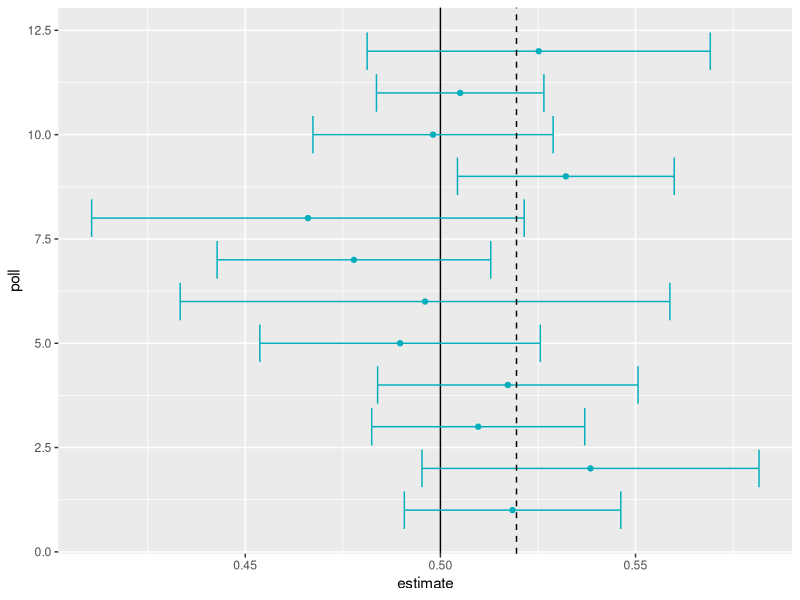
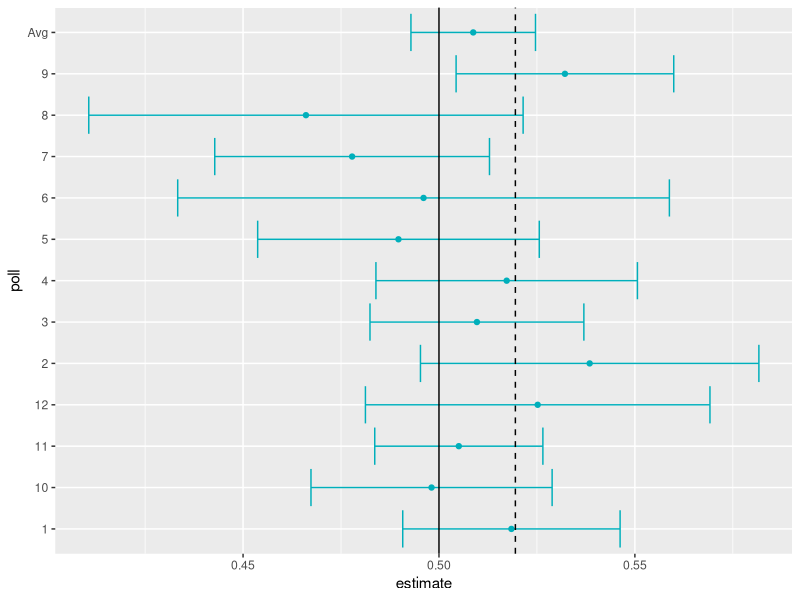
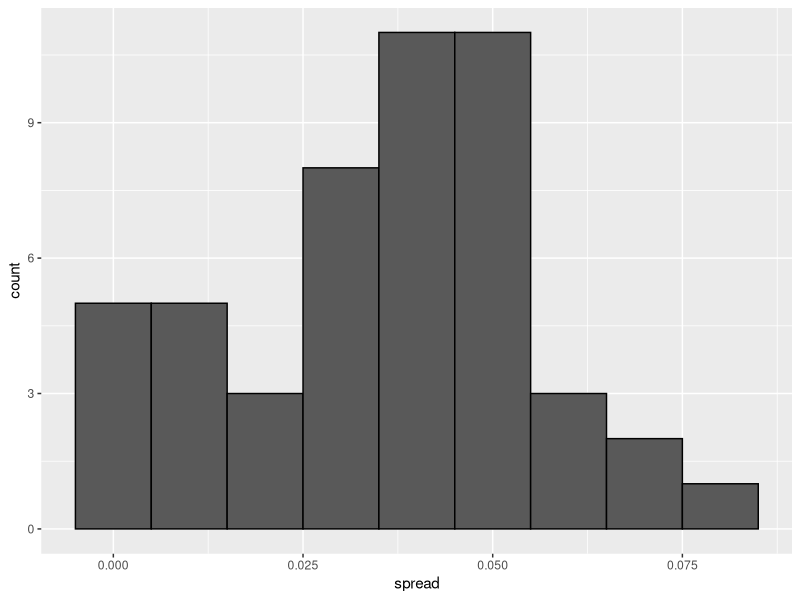
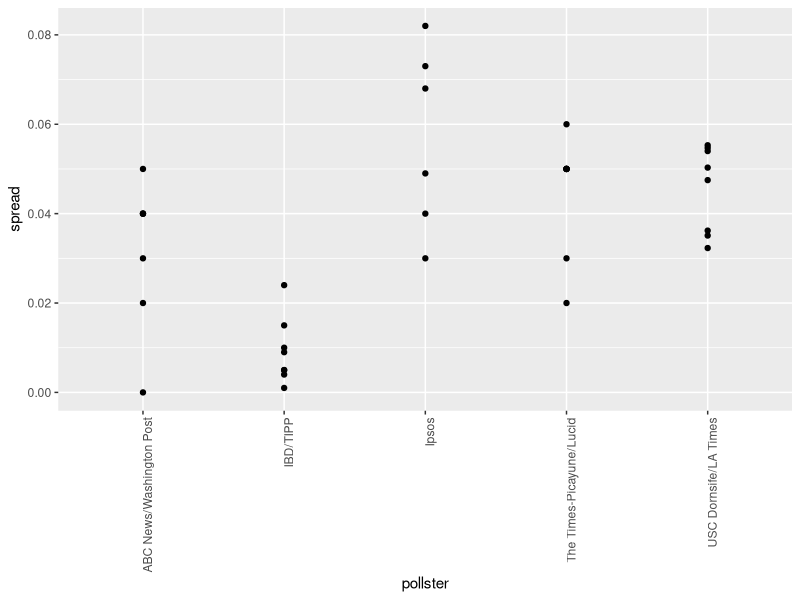
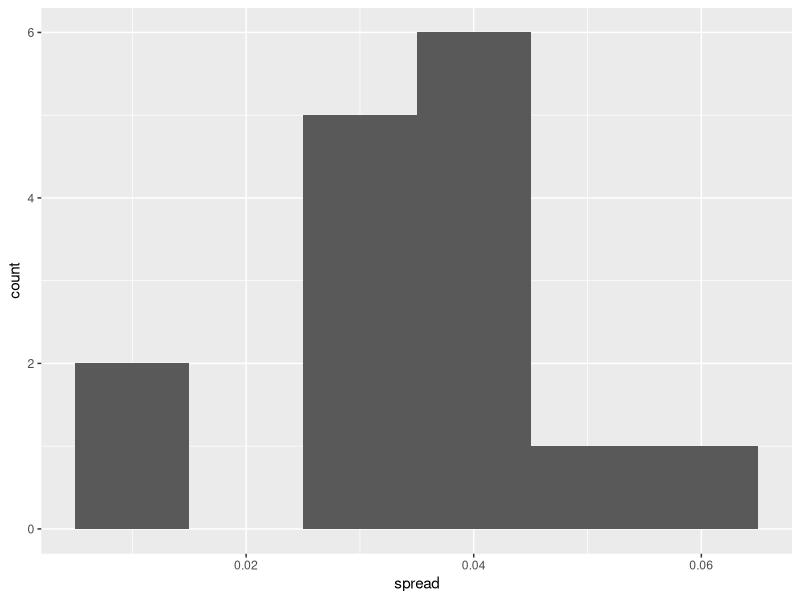

Here is the R script that generated these plots, in order:
library(tidyverse)
library(dslabs)
# Poll aggregators
# simulating polls
d = 0.039
Ns = c(1298, 533, 1342, 897, 774, 254, 812, 324, 1291, 1056, 2172, 516)
p = (d + 1) / 2

# calculate confidence intervals of the spread
confidence_intervals = sapply(Ns, function(N) {
  X = sample(c(0, 1),
             replace = TRUE,
             size = N, 
             prob = c(1 - p, p))
  X_hat = mean(X)
  SE_hat <- sqrt(X_hat*(1-X_hat)/N)
  c(X_hat, X_hat - (2 * SE_hat), X_hat + (2 * SE_hat))
})

# generate a data frame storing results
polls = data.frame(poll = 1:ncol(confidence_intervals),
                   t(confidence_intervals), 
                   sample_size = Ns)
names(polls) <- c("poll", "estimate", "low", "high", "sample_size")

# plot
polls %>% ggplot(aes(poll, estimate, ymin = low, ymax = high)) +
  geom_hline(yintercept = 0.5) + 
  geom_point(color = "#00AFBB") +
  geom_errorbar(color = "#00AFBB") +
  coord_flip() +
  geom_hline(yintercept = p, lty = 2)

# Calculating the spread of combined polls
d_hat = polls %>%
  summarize(avg = sum(estimate * sample_size) / sum(sample_size)) %>%
  .$avg
p_hat <- (1+d_hat)/2
moe <- 2*1.96*sqrt(p_hat*(1-p_hat)/sum(polls$sample_size))   
round(d_hat*100,1)
round(moe*100, 1)
SE_hat <- sqrt(d_hat*(1-d_hat)/sum(polls$sample_size))
c(d_hat, d_hat - (2 * SE_hat), d_hat + (2 * SE_hat))

# Plot including aggregated poll
new_row = tibble(13, d_hat, d_hat-moe, d_hat+moe, sum(polls$sample_size))
names(new_row) = names(polls)
polls_with_avg = bind_rows(polls, new_row)
polls_with_avg$poll = as.character(polls_with_avg$poll)
polls_with_avg$poll[13] = "Avg"
polls_with_avg$col = c(rep(2, 12), 1)
polls_with_avg %>% 
  ggplot(aes(poll, estimate, ymin = low, ymax = high)) +
  geom_point(show.legend = FALSE, color = "#00AFBB") +
  geom_errorbar(show.legend = FALSE, color = "#00AFBB") +
  coord_flip() +
  geom_hline(yintercept = 0.5) + 
  geom_hline(yintercept = p, lty = 2)

# Pollster bias
data(polls_us_election_2016)

# keep only national polls from week before election with a grade considered reliable
polls = polls_us_election_2016 %>%
  filter(state == "U.S." & enddate >= "2016-10-31" &
           (grade %in% c("A+", "A", "A-", "B+") | is.na(grade)))

# add spread estimate
polls = polls %>%
  mutate(spread = abs((rawpoll_clinton - rawpoll_trump) / 100))

# compute estimated spread for combined polls
d_hat = polls %>%
  summarize(d_hat = sum(spread * samplesize) / sum(samplesize)) %>%
  .$d_hat
p_hat = (d_hat + 1) / 2
moe = qnorm(.975) * 2 * sqrt(p_hat*(1-p_hat)/sum(polls$samplesize))
polls %>%
  ggplot(aes(spread)) +
  geom_histogram(color="black", binwidth = .01)

# investigating pollster bias
# plot pollsters with at least 6 polls
polls %>% group_by(pollster) %>% 
  filter(n() >= 6) %>%
  ggplot(aes(pollster, spread)) + 
  geom_point() +
  theme(axis.text.x = element_text(angle = 90, hjust = 1))

# standard error within each pollster
polls %>% group_by(pollster) %>%
  filter(n() >= 6) %>% 
  summarize(se = 2 * sqrt(p_hat * (1-p_hat) / median(samplesize)))

# Data driven model
last_poll_per_pollster = polls %>% 
  group_by(pollster) %>%
  filter(enddate == max(enddate)) %>% 
  ungroup()

last_poll_per_pollster %>% ggplot(aes(spread)) +
  geom_histogram(binwidth = 0.01)

sd(last_poll_per_pollster$spread)

results = last_poll_per_pollster %>%
  summarize(
    avg = mean(spread), 
    se = sd(spread) / sqrt(length(spread))) %>%
  mutate(lower = avg - se * qnorm(0.975), upper = avg + se * qnorm(0.975)) 
round(results*100, 1)
